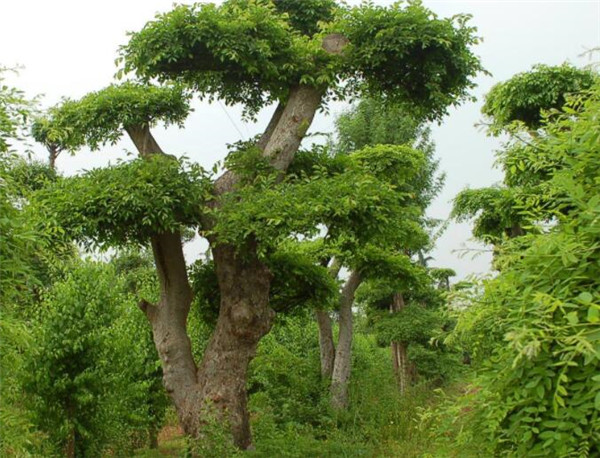
//> input picture TEST_9/Tree.jpg, 600 x 458 px
$ ./main   (built with g++ and OpenCV 4)
//> lines starting //> are read from the running program, lines starting //| are printed output that depends on the picture
#include<opencv2/opencv.hpp>
#include<opencv2/highgui.hpp>
#include <iostream>

using namespace cv;
using namespace std;


int main()
{
	Mat src = imread("Tree.jpg", IMREAD_UNCHANGED);
//> src is the input picture: 458 rows x 600 cols, CV_8UC3; mean B, G, R 73.1, 125.9, 108.8

	//cout<<"x="<<src.cols<<endl<<"y="<<src.rows<<endl;
	Point P1=Point(20,30);
	Point P2=Point(src.cols,src.rows);
//> P2 = Point(600, 458)

	Scalar red = Scalar(0,0,255);
	line(src,P1,P2,Scalar(0,0,255),2,LINE_AA);

	Rect rect = Rect(50,50,200,200);
	rectangle(src,rect,red,2,LINE_8);

	ellipse(src,Point(src.cols/2,src.rows/2),Size(src.cols/4,src.rows/8),0,0,360,red,2,LINE_AA);

	circle(src,Point(300,300),50,red,2,LINE_AA);

	Point pts[2][6];
	const Point * ppts[]={pts[0],pts[1]};
	int npt[]={6,6};
	pts[0][0]=Point(100,100);
	pts[0][1]=Point(100,100);
	pts[0][2]=Point(300,300);
	pts[0][3]=Point(200,350);
	pts[0][4]=Point(100,300);
	pts[0][5]=Point(100,100);

	pts[1][0]=Point(200,100);
	pts[1][1]=Point(200,100);
	pts[1][2]=Point(400,300);
	pts[1][3]=Point(500,350);
	pts[1][4]=Point(200,300);
	pts[1][5]=Point(200,100);
	fillPoly(src,ppts,npt,2,red,LINE_AA);

	putText(src,"HELLO",Point(400,400),FONT_HERSHEY_COMPLEX,1.0,red,1,16);
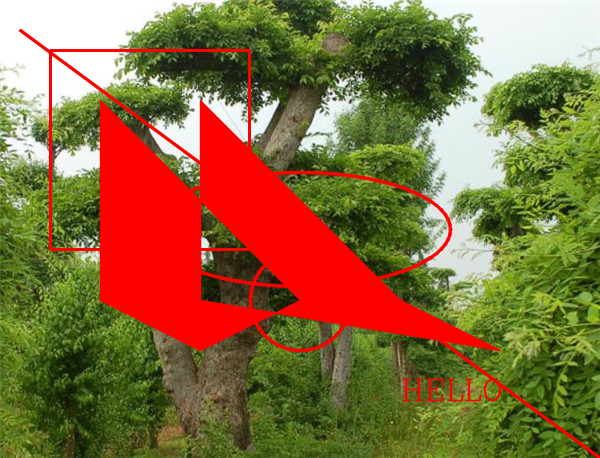
//> src: 458 rows x 600 cols, CV_8UC3; mean B, G, R 63.4, 108.2, 135.6

	RNG rng(12345);
	for(int i=0;i<500000;i++)
	{
		Point P1=Point(rng.uniform(0,src.cols),rng.uniform(0,src.rows));
		Point P2=Point(rng.uniform(0,src.cols),rng.uniform(0,src.rows));
		line(src,P1,P2,Scalar(rng.uniform(0,255),rng.uniform(0,255),rng.uniform(0,255)),1,LINE_AA);
		imshow("gray",src);
	}
//> this loop made 500000 passes
//> pass 1, `imshow("gray",src);`:
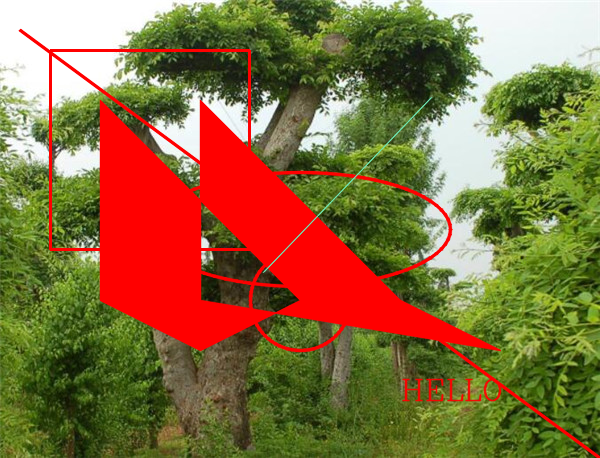
//> window 'gray': 458 rows x 600 cols, CV_8UC3; mean B, G, R 63.6, 108.4, 135.6
//> after the loop:
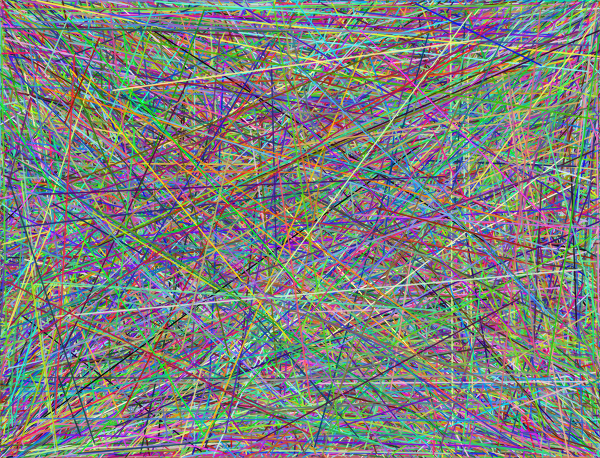
//> src: 458 rows x 600 cols, CV_8UC3; mean B, G, R 125.3, 128.3, 125.7

	imshow("gray",src);
	waitKey(0);
	return 0;
}

$ run again, with TEST_9/xray.jpg copied over TEST_9/Tree.jpg
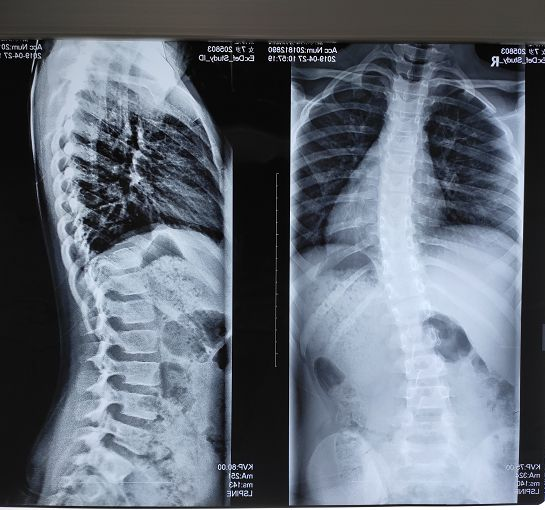
//> input picture TEST_9/xray.jpg, 545 x 510 px
//> src is the input picture: 510 rows x 545 cols, CV_8UC3; mean B, G, R 118.1, 106.6, 98.4
//> `putText(src,"HELLO",Point(400,400),FONT_HERSHEY_COMPLEX,1.0,red,1,16);`:
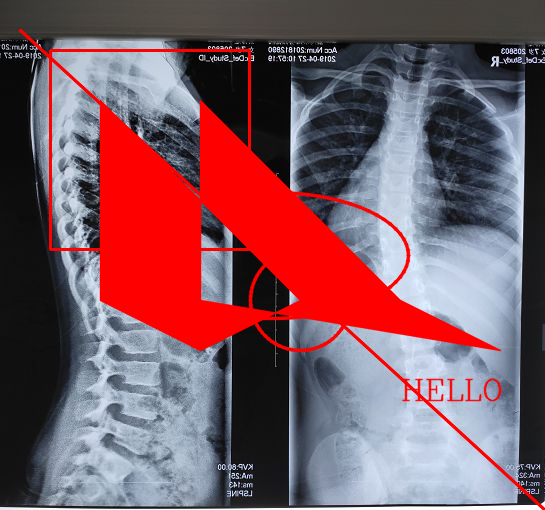
//> src: 510 rows x 545 cols, CV_8UC3; mean B, G, R 97.8, 88.4, 123
//> after the loop `for(int i=0;i<500000;i++)`:
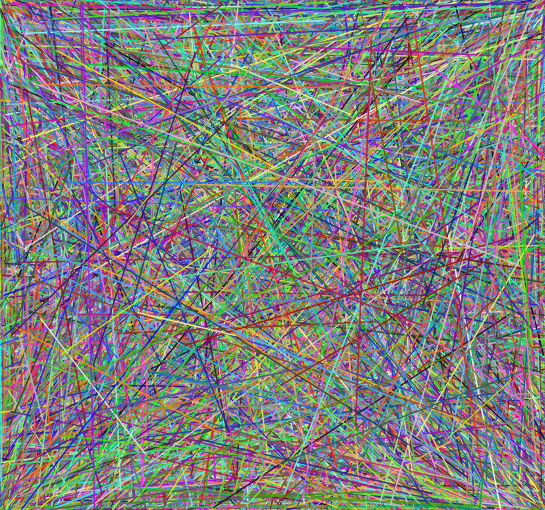
//> src: 510 rows x 545 cols, CV_8UC3; mean B, G, R 124.9, 127.4, 126.2
